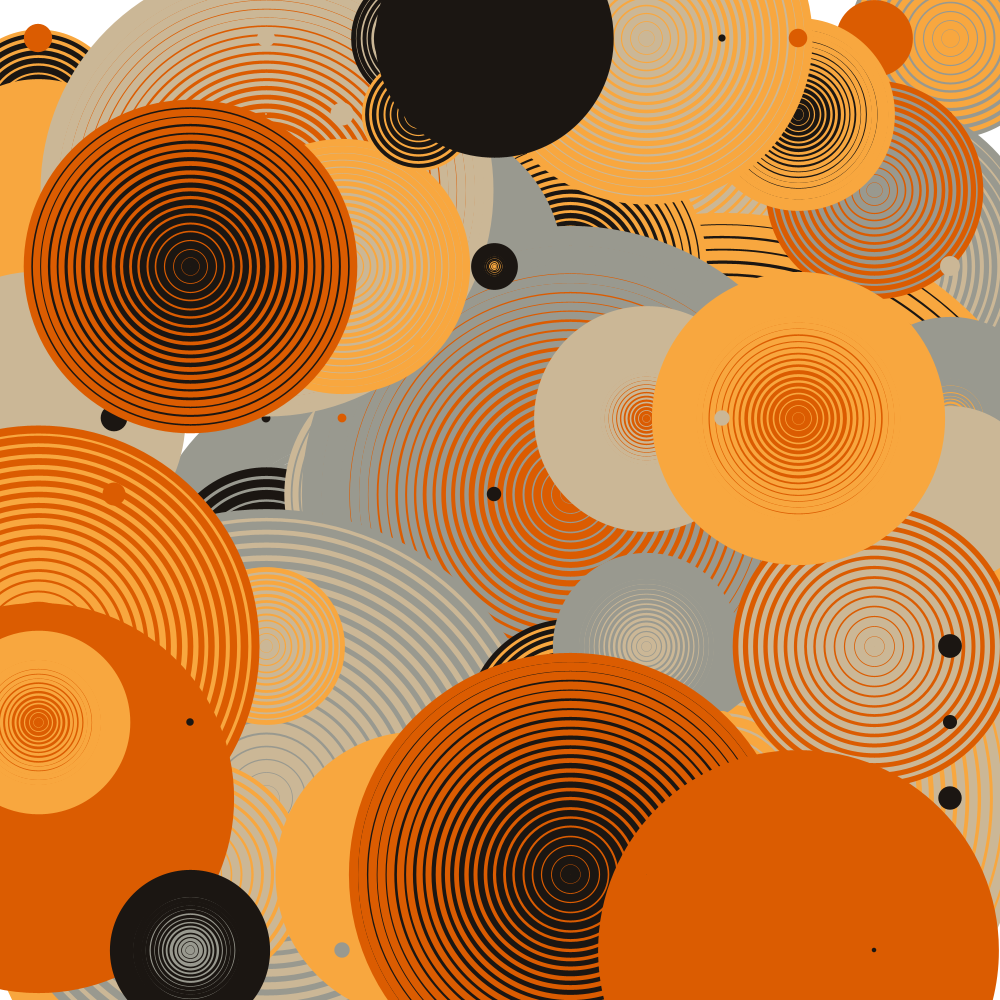
Frame 1 (no input)
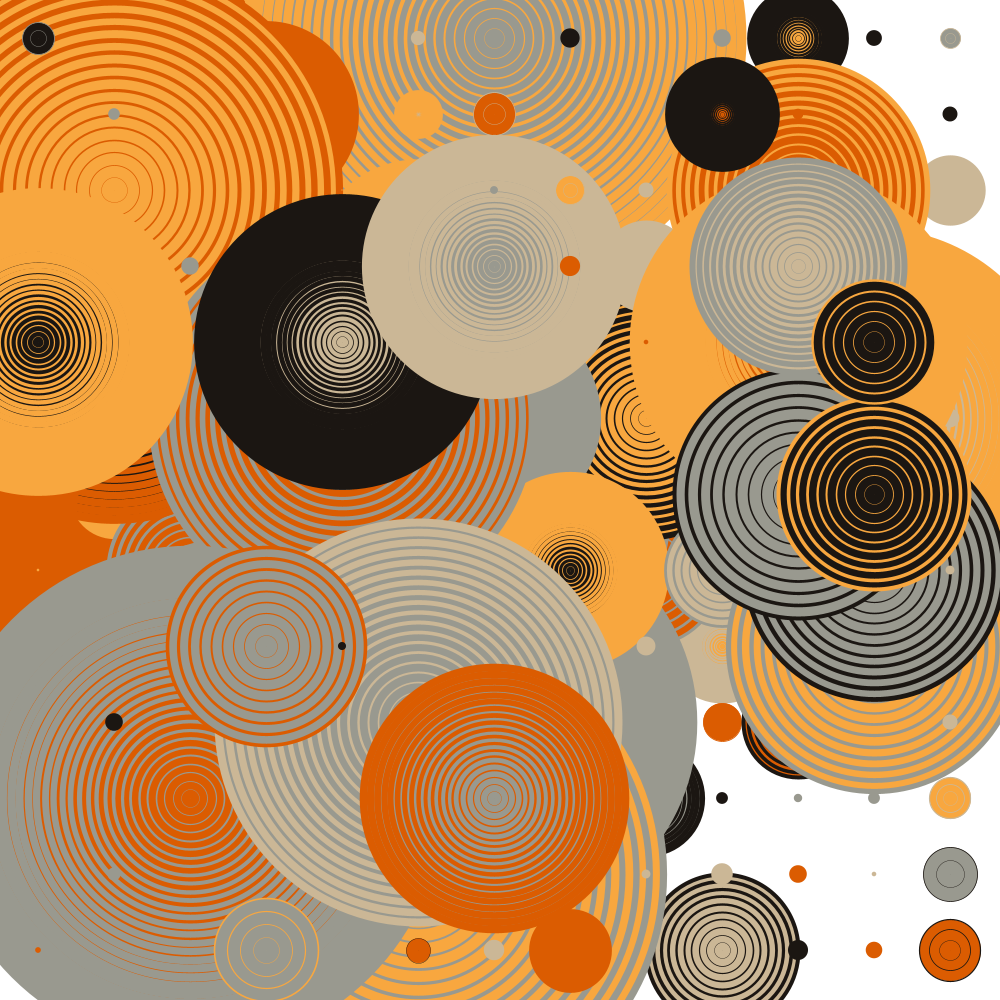
Frame 2 (the mouse pressed at the canvas centre, redrawn once)

The Processing sketch that drew these frames (run headless with seeded random() and noise(); the mouse was pressed at the canvas centre and the sketch redrawn once):

// Processing sketch: sketch_210614a
// ── sketch_210614a.pde
import java.util.*;
import java.util.UUID;

int scale = 75;
float variance = .4;
int screenshotCount=1;
String screenshotSet = UUID.randomUUID().toString();
int cols, rows, gH, gW;
// https://colorpalettes.net/color-palette-4269/
color c1 = #99998f;
color c2 = #cbb796;
color c3 = #f8a73f;
color c4 = #db5c01;
color c5 = #1b1612;
color[] colors  = {c1, c2, c3, c4, c5};

void setup()
{
  size(1000, 1000);
  cols = ceil(width/scale);
  rows = ceil(height/scale);
  gH = ceil(width/cols);
  gW = ceil(height/rows);

}

void cell(int x, int y, int w, int h, int c1, int c2, int c3) {

  float w1 = random(w*variance);
  float h1 = random(h*variance);
  float avHW = (w1+h1)/2;
  int loops = int(random(scale*variance));
  int type = int(random(2));

  if (type == 0 ) {
    stroke(colors[c1]);
    strokeWeight(1);
    for(int i = loops; i >= 0; i--) {
    strokeWeight(i*variance);
      ellipse(x+w/2+noise(w1),y+h/2+noise(h1), avHW*i+noise(w1), avHW*i+noise(h1));
    }
  }

  if (type == 1) {
    noStroke();
    fill(colors[c1]);
    
    ellipse(x+w/2, y+h/2, avHW, avHW);
  }
}

void draw()
{

    noLoop();
    noStroke();
    noFill();
    background(255);
    int coordStart = 0;
    // create an array of all the x and y coordinates
    int[][] coordinates = new int[rows*cols][];
    for(int r = 0; r < rows; r++) {
      for(int c = 0; c < cols; c++) {
        coordinates[coordStart] = new int[] {r, c};
        coordStart++;


      }
    }
    // create an array to get random coordinates from
    ArrayList<Integer> randCoord = new ArrayList<Integer>();
    for(int i = 0; i < coordinates.length; i++)
    {
      randCoord.add(i);
    }
    Collections.shuffle(randCoord);
    for(int i=0; i < coordinates.length; i++) {
      int r = coordinates[randCoord.get(i)][0];
      int c = coordinates[randCoord.get(i)][1];

      // select random colors from the colors set
      ArrayList<Integer> colorNumbers = new ArrayList<Integer>();
      for(int ci = 0; ci < colors.length; ci++)
      {
        colorNumbers.add(ci);
      }
      Collections.shuffle(colorNumbers);
      int cr1 = colorNumbers.get(0);
      int cr2 = colorNumbers.get(1);
      int cr3 = colorNumbers.get(2);


      cell(c*gW, r*gH, gH, gW, cr1, cr2, cr3);


    }
}

void keyPressed() {
  if(key == 's') {
    save("result-"+nf(height)+"-"+nf(width)+"-"+nf(rows)+"-"+nf(cols)+"-"+screenshotSet+"-"+nf(screenshotCount,4)+".png");
    screenshotCount++;
  }
  if(keyCode == 10) {
    redraw();
  }
}
